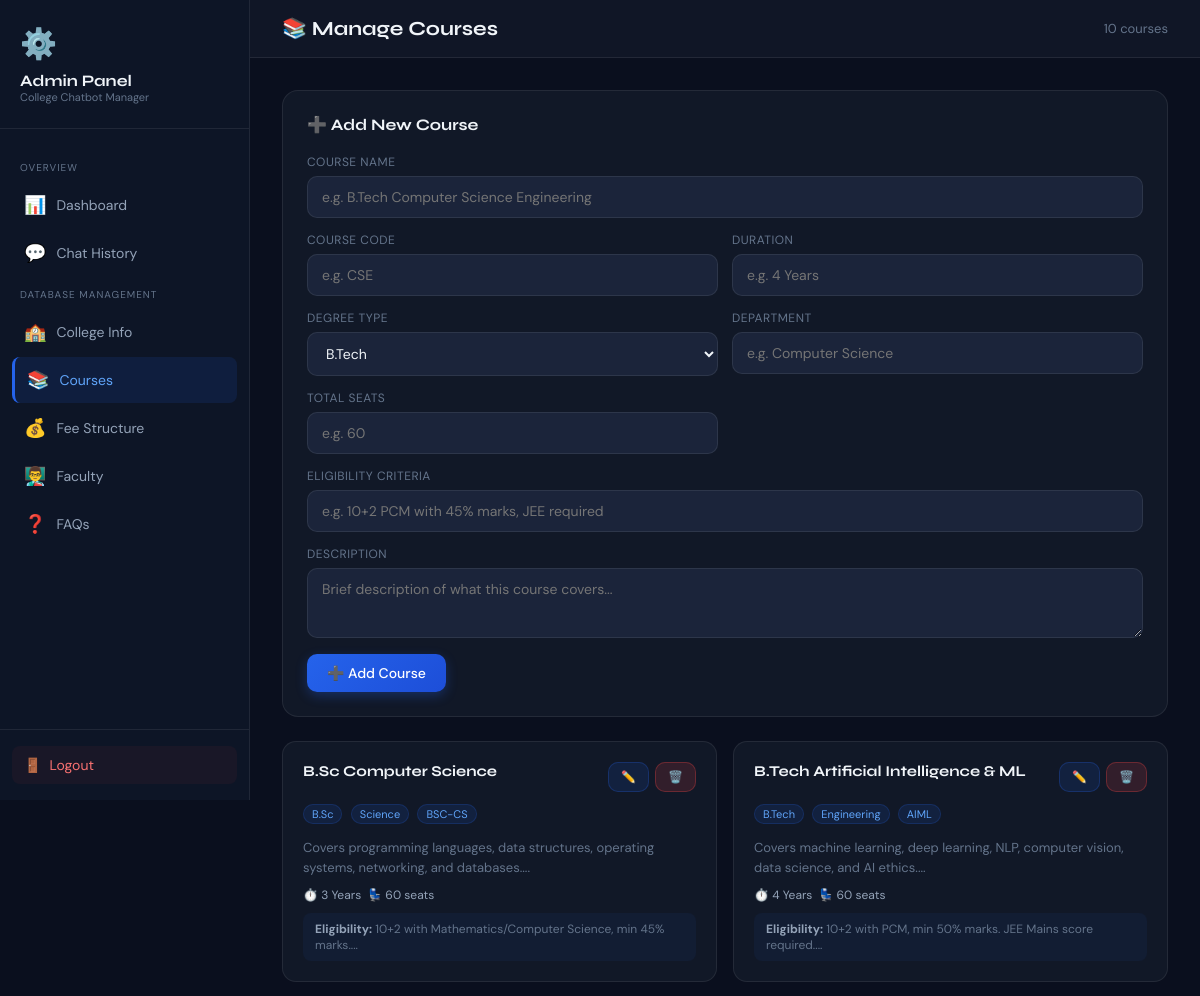
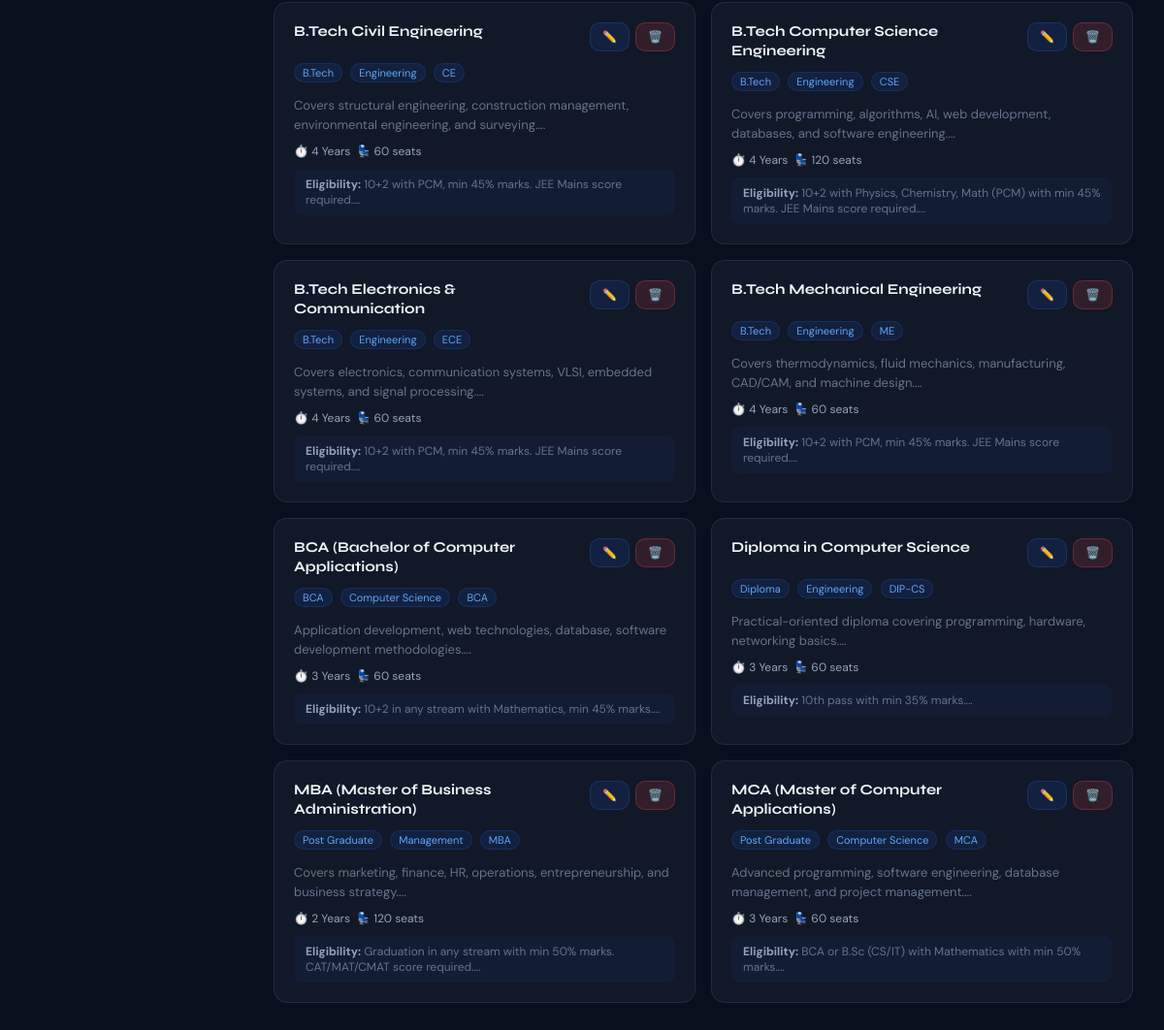
The app's page /admin/courses (signed in) with its own data (2 pictures, top to bottom).
### tables this page shows
CREATE TABLE courses (
            id INTEGER PRIMARY KEY AUTOINCREMENT,
            name TEXT NOT NULL,
            code TEXT UNIQUE,
            duration TEXT,
            degree_type TEXT,
            department TEXT,
            description TEXT,
            eligibility TEXT,
            seats INTEGER,
            is_active INTEGER DEFAULT 1,
            last_updated TEXT DEFAULT CURRENT_TIMESTAMP
        );

### app.py (the view)
@app.route("/admin/courses")
@admin_required
def admin_courses():
    conn = get_db_connection()
    data = conn.execute("SELECT * FROM courses ORDER BY degree_type, name").fetchall()
    conn.close()
    return render_template("admin_courses.html", data=data)

### app.py (called while the page is built)
def get_db_connection():
    conn = sqlite3.connect(DB_PATH)
    conn.row_factory = sqlite3.Row  # Access columns by name
    return conn

def admin_required(f):
    from functools import wraps
    @wraps(f)
    def decorated_function(*args, **kwargs):
        if not session.get("admin_logged_in"):
            flash("Please login first!", "warning")
            return redirect(url_for("admin_login"))
        return f(*args, **kwargs)
    return decorated_function

### templates/admin_courses.html (shortened to what this page needs)
<!DOCTYPE html>
<html lang="en">
<head>
</head>
<body>
<aside class="admin-sidebar">
  <div class="sidebar-brand"><span class="brand-icon">⚙️</span><div class="brand-name">Admin Panel</div><div class="brand-sub">College Chatbot Manager</div></div>
  <nav class="sidebar-nav">
    <p class="nav-section-label">Overview</p>
    <a href="/admin/dashboard" class="nav-item"><span class="nav-icon">📊</span> Dashboard</a>
    <a href="/admin/chat-history" class="nav-item"><span class="nav-icon">💬</span> Chat History</a>
    <p class="nav-section-label">Database Management</p>
    <a href="/admin/college-info" class="nav-item"><span class="nav-icon">🏫</span> College Info</a>
    <a href="/admin/courses" class="nav-item active"><span class="nav-icon">📚</span> Courses</a>
    <a href="/admin/fees" class="nav-item"><span class="nav-icon">💰</span> Fee Structure</a>
    <a href="/admin/faculty" class="nav-item"><span class="nav-icon">👨‍🏫</span> Faculty</a>
    <a href="/admin/faqs" class="nav-item"><span class="nav-icon">❓</span> FAQs</a>
  </nav>
  <div class="sidebar-bottom"><a href="/admin/logout" class="logout-btn"><span>🚪</span> Logout</a></div>
</aside>
<main class="main-content">
  <div class="top-bar">
    <h1 class="page-title">📚 Manage Courses</h1>
    <span style="color:#64748b; font-size:13px;">{{ data|length }} courses</span>
  </div>
  <div class="content-area">
    <div class="add-card">
      <h2 class="card-heading">➕ Add New Course</h2>
      <div class="form-grid">
        <div class="form-group full"><label>Course Name</label><input type="text" id="newName" placeholder="e.g. B.Tech Computer Science Engineering"></div>
        <div class="form-group"><label>Course Code</label><input type="text" id="newCode" placeholder="e.g. CSE"></div>
        <div class="form-group"><label>Duration</label><input type="text" id="newDuration" placeholder="e.g. 4 Years"></div>
        <div class="form-group"><label>Degree Type</label>
          <select id="newDegree"><option>B.Tech</option></select>
        </div>
        <div class="form-group"><label>Department</label><input type="text" id="newDept" placeholder="e.g. Computer Science"></div>
        <div class="form-group"><label>Total Seats</label><input type="number" id="newSeats" placeholder="e.g. 60"></div>
        <div class="form-group full"><label>Eligibility Criteria</label><input type="text" id="newElig" placeholder="e.g. 10+2 PCM with 45% marks, JEE required"></div>
        <div class="form-group full"><label>Description</label><textarea id="newDesc" placeholder="Brief description of what this course covers..."></textarea></div>
      </div>
      <button class="btn btn-primary" onclick="addCourse()">➕ Add Course</button>
    </div>
    <div class="courses-grid">
      {% for course in data %}
      <div class="course-card" id="course-{{ course['id'] }}">
        <div class="course-top">
          <div class="course-name">{{ course['name'] }}</div>
          <div class="course-actions">
            <button class="btn btn-edit btn-sm" onclick="openEdit({{ course['id'] }})">✏️</button>
            <button class="btn btn-danger btn-sm" onclick="deleteCourse({{ course['id'] }})">🗑️</button>
          </div>
        </div>
        <div>
          <span class="tag">{{ course['degree_type'] }}</span>
          <span class="tag">{{ course['department'] }}</span>
          {% if course['code'] %}<span class="tag">{{ course['code'] }}</span>{% endif %}
        </div>
        <div class="course-desc">{{ course['description'][:120] if course['description'] else 'No description' }}...</div>
        <div class="course-meta">
          {% if course['duration'] %}<span class="meta-item">⏱️ {{ course['duration'] }}</span>{% endif %}
          {% if course['seats'] %}<span class="meta-item">💺 {{ course['seats'] }} seats</span>{% endif %}
        </div>
        {% if course['eligibility'] %}
        <div style="margin-top:10px; padding:8px 12px; background:rgba(37,99,235,0.06); border-radius:8px; font-size:12px; color:#64748b;">
          <strong style="color:#94a3b8;">Eligibility:</strong> {{ course['eligibility'][:100] }}...
        </div>
        {% endif %}
      </div>
      {% endfor %}
    </div>
  </div>
</main>
</body>
</html>

### records on screen
courses: name "B.Sc Computer Science", degree_type "B.Sc", department "Science", code "BSC-CS", description "Covers programming languages, data structures, operating systems, networking, and databases.", duration "3 Years", seats "60", eligibility "10+2 with Mathematics/Computer Science, min 45% marks."
courses: name "B.Tech Artificial Intelligence & ML", degree_type "B.Tech", department "Engineering", code "AIML", description "Covers machine learning, deep learning, NLP, computer vision, data science, and AI ethics.", duration "4 Years", seats "60", eligibility "10+2 with PCM, min 50% marks. JEE Mains score required."
courses: name "B.Tech Civil Engineering", degree_type "B.Tech", department "Engineering", code "CE", description "Covers structural engineering, construction management, environmental engineering, and surveying.", duration "4 Years", seats "60", eligibility "10+2 with PCM, min 45% marks. JEE Mains score required."
courses: name "B.Tech Computer Science Engineering", degree_type "B.Tech", department "Engineering", code "CSE", description "Covers programming, algorithms, AI, web development, databases, and software engineering.", duration "4 Years", seats "120", eligibility "10+2 with Physics, Chemistry, Math (PCM) with min 45% marks. JEE Mains score required."
courses: name "B.Tech Electronics & Communication", degree_type "B.Tech", department "Engineering", code "ECE", description "Covers electronics, communication systems, VLSI, embedded systems, and signal processing.", duration "4 Years", seats "60", eligibility "10+2 with PCM, min 45% marks. JEE Mains score required."
courses: name "B.Tech Mechanical Engineering", degree_type "B.Tech", department "Engineering", code "ME", description "Covers thermodynamics, fluid mechanics, manufacturing, CAD/CAM, and machine design.", duration "4 Years", seats "60", eligibility "10+2 with PCM, min 45% marks. JEE Mains score required."
courses: name "BCA (Bachelor of Computer Applications)", degree_type "BCA", department "Computer Science", code "BCA", description "Application development, web technologies, database, software development methodologies.", duration "3 Years", seats "60", eligibility "10+2 in any stream with Mathematics, min 45% marks."
courses: name "Diploma in Computer Science", degree_type "Diploma", department "Engineering", code "DIP-CS", description "Practical-oriented diploma covering programming, hardware, networking basics.", duration "3 Years", seats "60", eligibility "10th pass with min 35% marks."
courses: name "MBA (Master of Business Administration)", degree_type "Post Graduate", department "Management", code "MBA", description "Covers marketing, finance, HR, operations, entrepreneurship, and business strategy.", duration "2 Years", seats "120", eligibility "Graduation in any stream with min 50% marks. CAT/MAT/CMAT score required."
courses: name "MCA (Master of Computer Applications)", degree_type "Post Graduate", department "Computer Science", code "MCA", description "Advanced programming, software engineering, database management, and project management.", duration "3 Years", seats "60", eligibility "BCA or B.Sc (CS/IT) with Mathematics with min 50% marks."

### other values on screen
{{ data|length }} "10"
